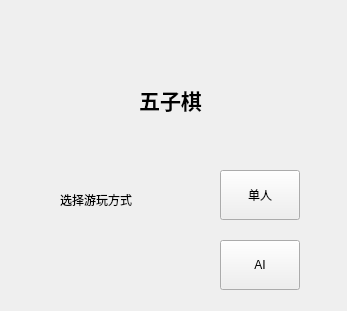
<?xml version="1.0" encoding="UTF-8"?>
<ui version="4.0">
 <class>Widget</class>
 <widget class="QWidget" name="Widget">
  <property name="geometry">
   <rect>
    <x>0</x>
    <y>0</y>
    <width>347</width>
    <height>311</height>
   </rect>
  </property>
  <property name="windowTitle">
   <string>Widget</string>
  </property>
  <widget class="QPushButton" name="aiButton">
   <property name="geometry">
    <rect>
     <x>220</x>
     <y>240</y>
     <width>80</width>
     <height>50</height>
    </rect>
   </property>
   <property name="minimumSize">
    <size>
     <width>0</width>
     <height>50</height>
    </size>
   </property>
   <property name="text">
    <string>AI</string>
   </property>
  </widget>
  <widget class="QPushButton" name="playselfButton">
   <property name="geometry">
    <rect>
     <x>220</x>
     <y>170</y>
     <width>80</width>
     <height>50</height>
    </rect>
   </property>
   <property name="minimumSize">
    <size>
     <width>0</width>
     <height>50</height>
    </size>
   </property>
   <property name="text">
    <string>单人</string>
   </property>
  </widget>
  <widget class="QLabel" name="label_2">
   <property name="geometry">
    <rect>
     <x>110</x>
     <y>80</y>
     <width>121</width>
     <height>41</height>
    </rect>
   </property>
   <property name="text">
    <string>&lt;html&gt;&lt;head/&gt;&lt;body&gt;&lt;p align=&quot;center&quot;&gt;&lt;span style=&quot; font-size:16pt; font-weight:700;&quot;&gt;五子棋&lt;/span&gt;&lt;/p&gt;&lt;/body&gt;&lt;/html&gt;</string>
   </property>
  </widget>
  <widget class="QLabel" name="label">
   <property name="geometry">
    <rect>
     <x>60</x>
     <y>190</y>
     <width>121</width>
     <height>20</height>
    </rect>
   </property>
   <property name="text">
    <string>选择游玩方式</string>
   </property>
  </widget>
 </widget>
 <resources/>
 <connections/>
</ui>
